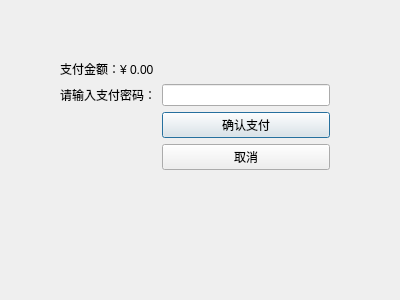
<?xml version="1.0" encoding="UTF-8"?>
<ui version="4.0">
 <class>PaymentDialog</class>
 <widget class="QDialog" name="PaymentDialog">
  <property name="geometry">
   <rect>
    <x>0</x>
    <y>0</y>
    <width>400</width>
    <height>300</height>
   </rect>
  </property>
  <property name="windowTitle">
   <string>Dialog</string>
  </property>
  <widget class="QWidget" name="">
   <property name="geometry">
    <rect>
     <x>60</x>
     <y>60</y>
     <width>270</width>
     <height>136</height>
    </rect>
   </property>
   <layout class="QFormLayout" name="formLayout">
    <item row="0" column="0">
     <widget class="QLabel" name="amountLabel">
      <property name="text">
       <string>支付金额：¥ 0.00</string>
      </property>
     </widget>
    </item>
    <item row="1" column="0">
     <widget class="QLabel" name="label">
      <property name="text">
       <string>请输入支付密码：</string>
      </property>
     </widget>
    </item>
    <item row="1" column="1">
     <widget class="QLineEdit" name="passwordLineEdit">
      <property name="echoMode">
       <enum>QLineEdit::Password</enum>
      </property>
     </widget>
    </item>
    <item row="3" column="1">
     <widget class="QPushButton" name="confirmPaymentButton">
      <property name="text">
       <string>确认支付</string>
      </property>
     </widget>
    </item>
    <item row="4" column="1">
     <widget class="QPushButton" name="cancelButton">
      <property name="text">
       <string>取消</string>
      </property>
     </widget>
    </item>
   </layout>
  </widget>
 </widget>
 <resources/>
 <connections/>
</ui>
